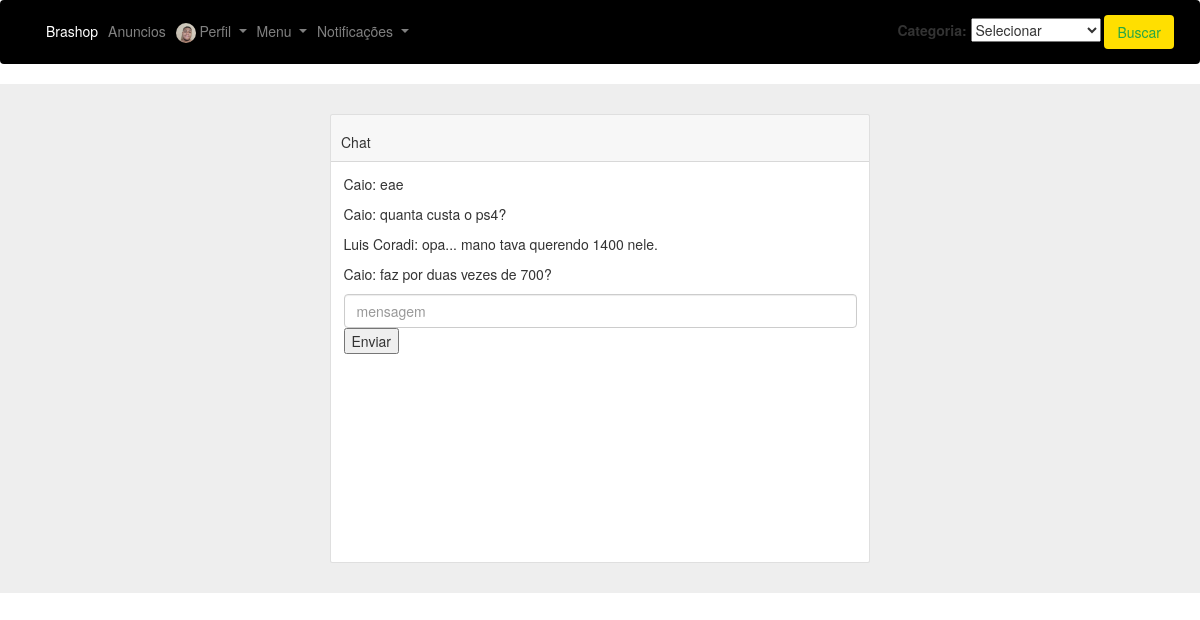
Page /app/controllers/ChatController.php?action=loadFormNew&id=72 (signed in) on the earlier database version.
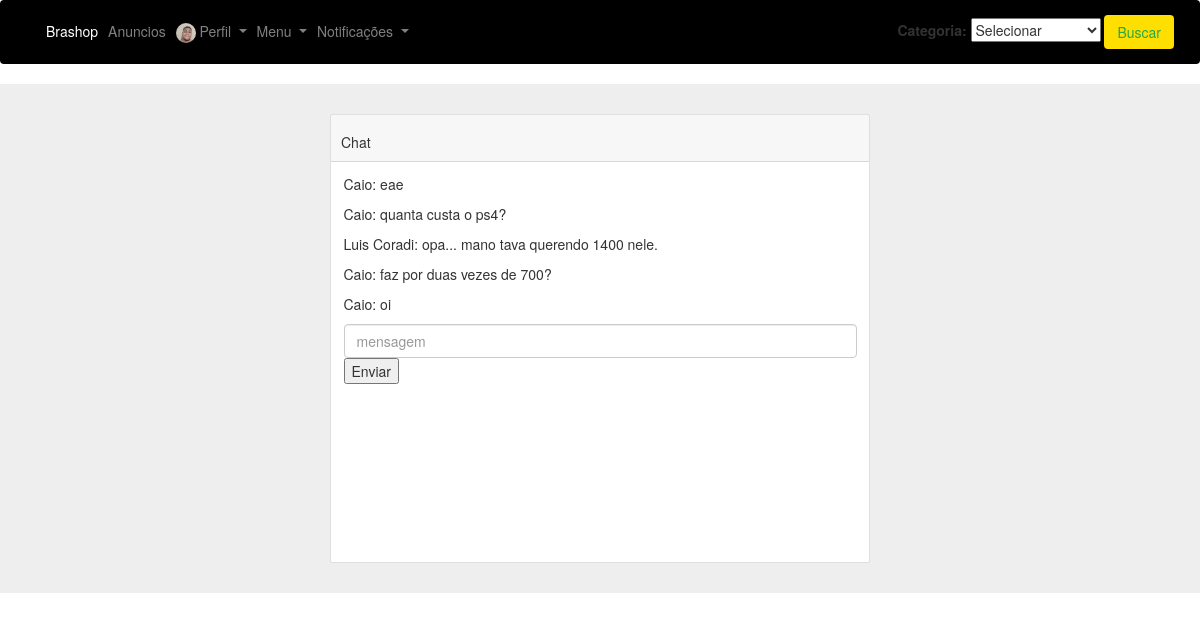
Same page on the later database version.
### tables this page shows
CREATE TABLE `chat` (
  `id` int(11) NOT NULL,
  `mensagem` text NOT NULL,
  `usuarios_id` int(11) NOT NULL,
  `usuario2_id` int(11) NOT NULL
);

### app/repository/ChatRepository.php (called while the page is built, shortened)
<?php
    require_once __DIR__ . "/../connection/Connection.php";
    class ChatRepository {
        public PDO $conn;
        function __construct()
        {
            $this->conn = Connection::getConnection();
        }
        public function getConversa($destinatario_id){
            $query = " SELECT c.id, c.mensagem, (SELECT nome FROM usuarios WHERE id = c.usuarios_id) remetente, (SELECT nome FROM usuarios WHERE id = c.usuario2_id) destinatario FROM chat c WHERE usuarios_id IN (:usuarios_id, :destinatario) AND usuario2_id IN (:usuarios_id, :destinatario)";
            $prepare = $this->conn->prepare($query);
            $prepare->bindValue(':destinatario',$destinatario_id);
            $prepare->bindValue(':usuarios_id',@$_SESSION["usuario"]["id"]);
            $prepare->execute();
            $result = $prepare->fetchALL(PDO::FETCH_ASSOC);
            return $result;
        }
}

### app/connection/Connection.php (called while the page is built)
<?php
class Connection {
    private static $host = "localhost";
    private static $dbname = "marketplace";
    private static $user = "root";
    private static $password = "";
    private static ?PDO $conn = null;
    public static function getConnection(): PDO {
        if(self::$conn == null) {
            try {
                self::$conn = new PDO("mysql:host=" . self::$host . ";dbname=" . self::$dbname,
                self::$user,
                self::$password);
                self::$conn->setAttribute(PDO::ATTR_ERRMODE, PDO::ERRMODE_EXCEPTION);
            } catch(Exception $e) {
                print("Erro ao conectar com o banco de dados");
            }
        }
        return self::$conn;
    }
}

### app/views/helpers/menuAdm.php (the view, shortened to what this page needs)
<link rel="stylesheet" type="text/css" href="//netdna.bootstrapcdn.com/bootstrap/3.1.1/css/bootstrap.min.css">
  <nav style="background-color: black;" class="navbar navbar-expand-lg navbar-dark">
   <div class="container-fluid">
  <div class="collapse navbar-collapse" id="navbarNavDropdown">
    <ul class="navbar-nav">
      <li class="nav-item active">
        <a class="nav-link" href="./UsuarioController.php?action=loadAdm">Brashop <span class="sr-only">(current)</span></a>
      </li>
      <li class="nav-item">
        <a class="nav-link" href="./AnuncioController.php?action=findAll">Anuncios</a>
      </li>
      <li class="nav-item dropdown">
        <a class="nav-link dropdown-toggle" href="#" id="navbarDropdownMenuLink" data-toggle="dropdown" aria-haspopup="true" aria-expanded="false">
        <img  style="height: 20px; border-radius : 100%;" src="../../imgs/<?=$_SESSION["usuario"]['foto_perfil']; ?>"></img>
        Perfil
        </a>
      </li>
      <li class="nav-item dropdown">
        <a class="nav-link dropdown-toggle" href="#" id="navbarDropdownMenuLink" data-toggle="dropdown" aria-haspopup="true" aria-expanded="false">
          Menu
        </a>
      </li>
      <li class="nav-item dropdown">
        <a class="nav-link dropdown-toggle" href="#" id="navbarDropdownMenuLink" data-toggle="dropdown" aria-haspopup="true" aria-expanded="false">
          Notificações
        </a>
      </li>
    </ul>
  </div>
  <form action="./AnuncioController.php?action=findAnuncioByCategoria" method="POST">
  <label for="categoria_id">Categoria:</label>
        <select name="categoria_id" id="categoria_id" required>
            <option value="">Selecionar</option>
      </select>
      <button style = "background-color: #ffdf00;" class="btn btn-outline-success my-2 my-sm-0" type="submit">Buscar</button>
</nav>

### app/views/usuarios/chat.php (shortened to what this page needs)
<!DOCTYPE html>
<html lang="pt-br">
  <head>
    <link rel="stylesheet" type="text/css" href="../views/helpers/css/bootstrap.min.css">
</head>
<body>
<?php
if(isset($_SESSION["usuario"])){
  if($_SESSION["usuario"]['is_adm'] == 1){
    include_once __DIR__ . "/../helpers/menuAdm.php";
   }else{
   include_once __DIR__ . "/../helpers/menuLogin.php";
 }
}
else{
 include_once __DIR__ . "/../helpers/menuHome.php";
}
?>
<form method="post" action="./ChatController.php?action=create">
<section style="background-color: #eee;" >
<div class="container py-5">
  <div class="row d-flex justify-content-center">
    <div class="col-md-10 col-lg-8 col-xl-6">
      <div class="card" id="chat">
        <div class="card-header d-flex justify-content-between align-items-center p-3">
          <h5 class="mb-0">Chat</h5>
        </div>
        <div class="card-body" data-mdb-perfect-scrollbar="true" style="position: relative; height: 400px">
        <?php
            foreach($data['chats'] as $conversa){
             echo"<p>".$conversa["remetente"].": ".$conversa['mensagem']."</p>";
            }?>
          <input type="text" class="form-control form-control-lg" name="mensagem" id="exampleFormControlInput1"
            placeholder="mensagem" >
             <input type="submit" value="Enviar">
        </div>
      </div>
    </div>
  </div>
</div>
</section>
</form>
    </body>
</html>

Differences in the rows shown:
added chat: remetente "Caio", mensagem "oi"
